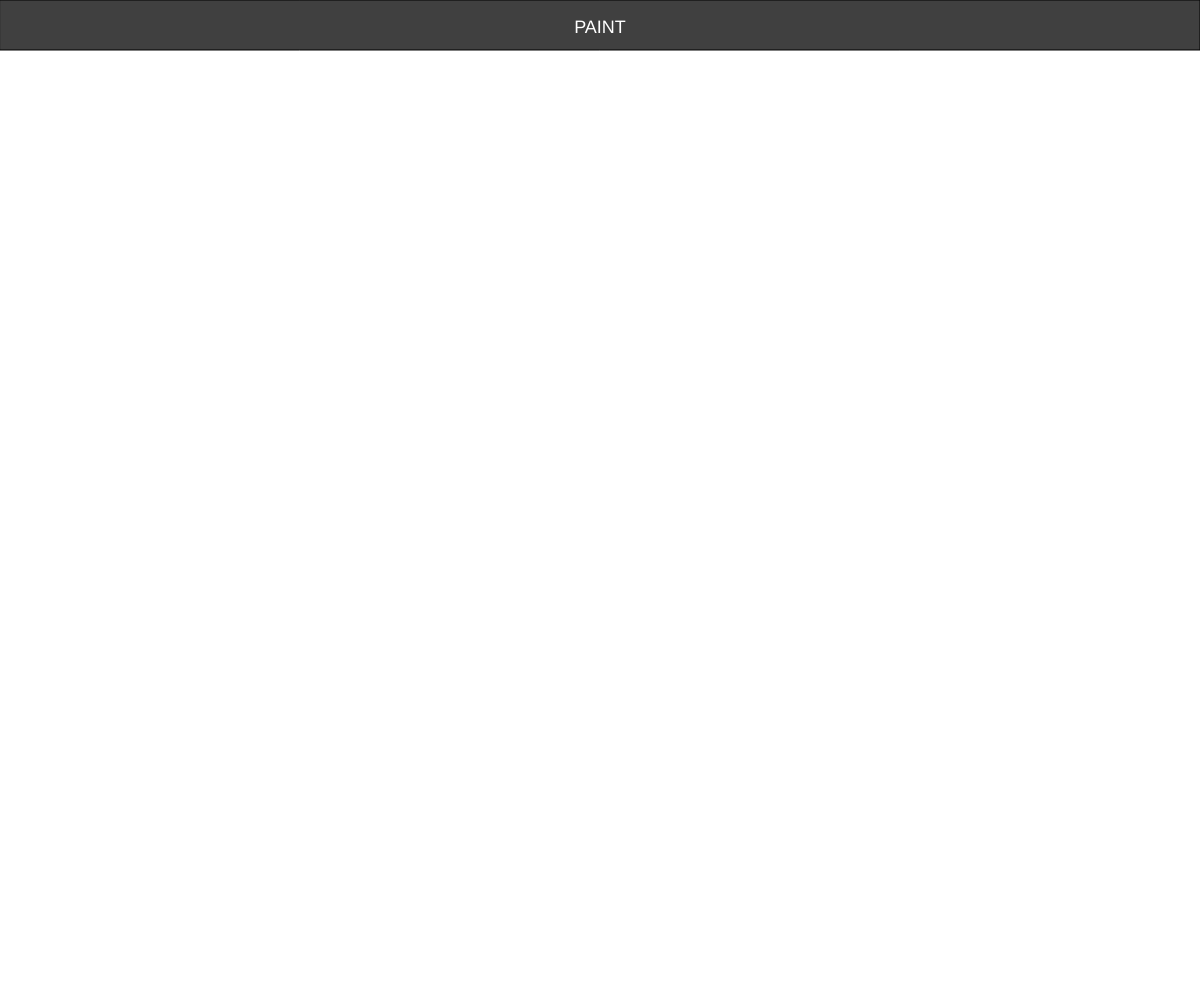
Frame 1 (no input)
Frame 60 (no input): identical to frame 1, image omitted
Frame 120 (the mouse pressed at the canvas centre since frame 60): identical to frame 1, image omitted

The p5.js sketch that drew this single still picture (run headless with seeded random() and noise() and a simulated clock; from frame 60 on, the mouse is pressed at the canvas centre):

// p5.js sketch
// ── sketch.js
var colors = ["white","red","blue","green","yellow"];
function setup() {
  createCanvas(innerWidth, innerHeight);

  background("white");
  
  header();
  for( var i =0; i<colors.length; i++){
   console.log(colors[i])
  }
}


function draw() {
    
}

//display header
function header() {
  fill("#404040");
  rect(0, 0, width, 50);

  textAlign(CENTER);
  fill("white");
  textSize(18);
  text("PAINT", width / 2, 33);
}
    
